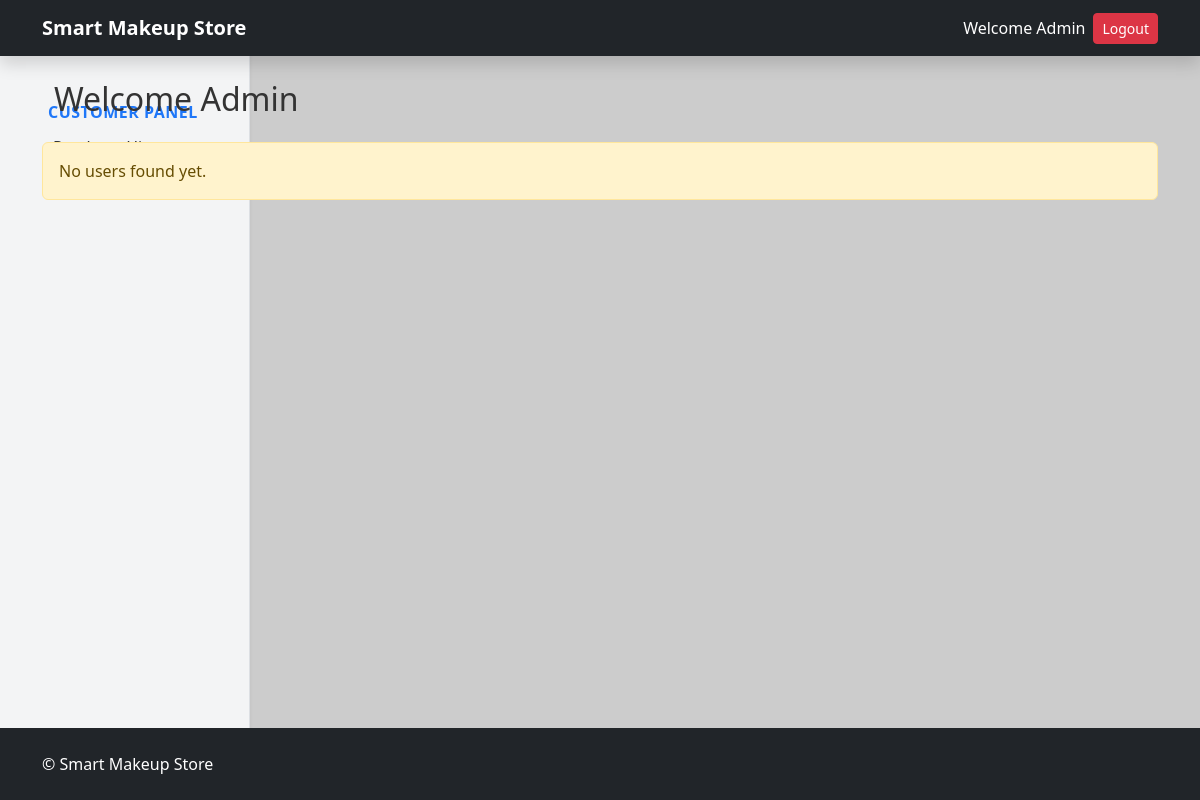
/customers/my-profile/ (signed in), run on an earlier commit of the app's database.
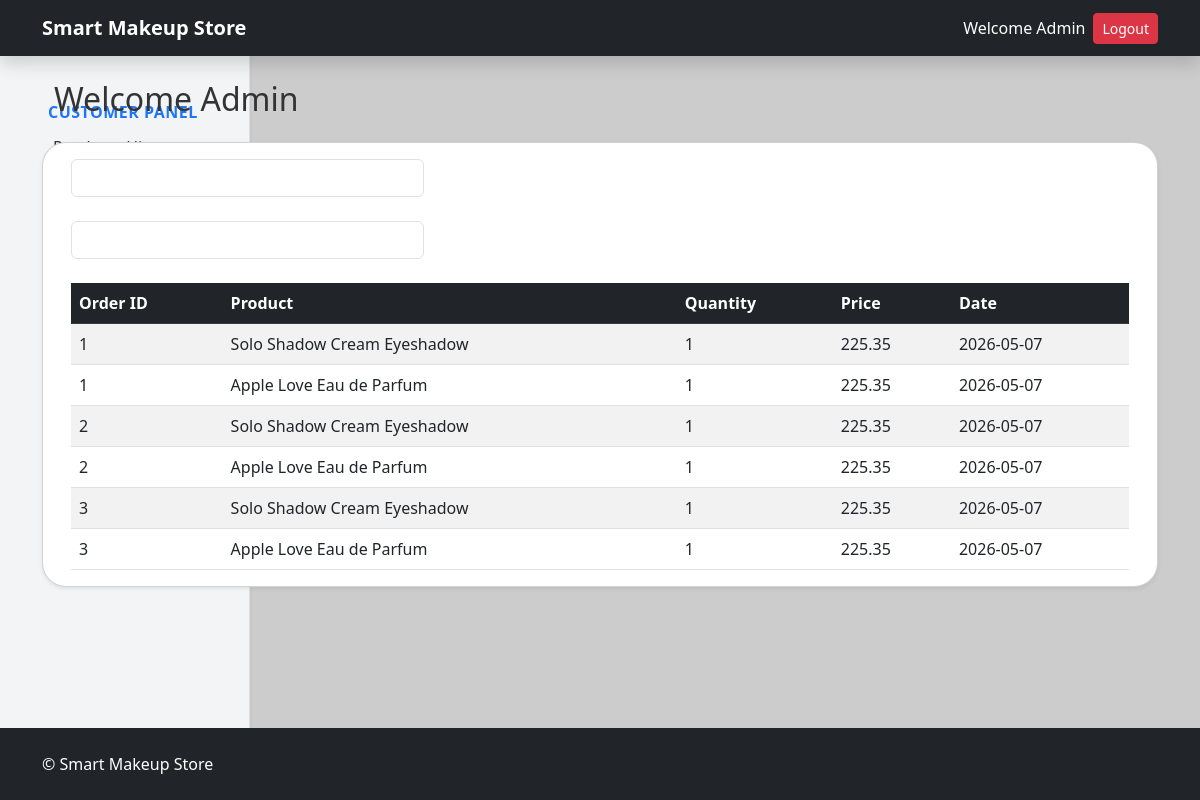
And on a later commit of the database.
### tables this page shows
CREATE TABLE order_products (
            order_product_id INTEGER PRIMARY KEY AUTOINCREMENT,
            order_id INTEGER NOT NULL,
            product_id INTEGER NOT NULL,
            order_product_quantity INTEGER NOT NULL,
            order_product_unit_price REAL DEFAULT NULL,
            FOREIGN KEY(order_id) REFERENCES orders(order_id),
            FOREIGN KEY(product_id) REFERENCES products(product_id)
        );

CREATE TABLE products (
            product_id INTEGER PRIMARY KEY AUTOINCREMENT,
            category_id INTEGER DEFAULT NULL,
            product_name TEXT NOT NULL,
            product_description TEXT DEFAULT NULL,
            product_price REAL NOT NULL,
            product_company TEXT,
            product_stock_quantity INTEGER DEFAULT 0,
            product_created_at DATETIME DEFAULT CURRENT_TIMESTAMP,
            product_updated_at DATETIME,
            FOREIGN KEY(category_id) REFERENCES categories(category_id)
        );

CREATE TABLE orders (
            order_id INTEGER PRIMARY KEY AUTOINCREMENT,
            user_id INTEGER,
            order_total REAL NOT NULL,
            payment_method TEXT,
            order_status TEXT DEFAULT 'PENDING',
            order_created_at DATETIME DEFAULT CURRENT_TIMESTAMP, customer_email TEXT,
            FOREIGN KEY(user_id) REFERENCES users(user_id)
        );

### routes/store.py (the view)
@app.route('/customers/my-profile/')
def customersDashboard():
    storeDb = db.getDB()
    orders = storeDb.execute('''
        Select *, DATE(o.order_created_at) as date  from orders o
            LEFT JOIN order_products op  on op.order_id = o.order_id
            LEFT JOIN products p on op.product_id = p.product_id
            WHERE o.user_id = ?
        ''', (session['user_id'],)).fetchall()
    return render_template('customerDashboard.html', user_orders = orders)

### models/database.py (called while the page is built)
def getDB():
    conn = sqlite3.connect('store.db', check_same_thread=False)
    conn.row_factory = sqlite3.Row
    return conn

### templates/customerDashboard.html
{% extends "base.html" %} {% block content %}
<div class="container-fluid">
  <div class="row">
    {% include "customerSidebar.html" with context %}
    <div
      class="col-md-9 l-4 col-lg-10"
      data-bs-spy="scroll"
      data-bs-target="#navbar-example3"
      data-bs-offset="100"
      tabindex="0"
    >
      <h2 class="mb-4">Welcome {{session['user_first_name']}}</h2>
    </div>
    {% if user_orders|length == 0 %}
    <div class="alert alert-warning">No users found yet.</div>
    {% else %}
    <div class="card shadow-sm">
      <div class="card-body p-3">
        {% include "dateRangePickerItems.html" with context %}
        <table class="table table-striped table-hover mb-0">
          <thead class="table-dark">
            <tr>
              <th>Order ID</th>
              <th>Product</th>
              <th>Quantity</th>
              <th>Price</th>
              <th>Date</th>
            </tr>
          </thead>
          <tbody id="tableBody">
            {% for order in user_orders %}
            <tr>
              <td>{{ order.order_id }}</td>
              <td>{{ order.product_name }}</td>
              <td>{{ order.order_product_quantity }}</td>
              <td>{{ order.order_total }}</td>
              <td>{{ order.date }}</td>
            </tr>
            {% endfor %}
          </tbody>
        </table>
      </div>
    </div>
    {% endif %}
  </div>
</div>
{% endblock %}

### templates/base.html (shortened to what this page needs)
<!doctype html>
<html>
  <head>
    <link href="https://cdn.jsdelivr.net/npm/bootstrap@5.3.0/dist/css/bootstrap.min.css" rel="stylesheet"/>
    <link href="https://cdn.jsdelivr.net/npm/bootstrap-icons@1.11.1/font/bootstrap-icons.css" rel="stylesheet">
    <link rel="stylesheet" href="{{ url_for('static', filename='css/00-Global-Styles.css') }}">
  </head>
  <body>
    <main>
        <nav class="navbar navbar-expand-lg navbar-dark bg-dark shadow">
        <div class="container">
            <a class="navbar-brand" href="{{ url_for('store.storeIndex') }}">
            <b>Smart Makeup Store</b>
            </a>
          <div class="ms-auto text-white d-flex align-items-center">
            {% if session.get('user_first_name') %}
              <span class="me-2">Welcome {{ session.get('user_first_name') }}</span>
              <form method="GET" action="{{ url_for('store.logout') }}">
                <button type="submit" class="btn btn-danger btn-sm">Logout</button>
              </form>
                {% endif %}
            </div>
            </div>
        </nav>
      <div class="container mt-4">{% block content %}{% endblock %}</div>
      <footer class="bg-dark text-white py-4 mt-auto">
        <div class="container d-flex justify-content-between align-items-center">
            <span>&copy; {{ current_year }} Smart Makeup Store</span>
        </div>
      </footer>
    </main>
  </body>
</html>

### templates/customerSidebar.html (shortened to what this page needs)
<nav
  class="admin-sidebar col-md-3 col-lg-2 d-md-block bg-light vh-100 border-end shadow-sm"
>
  <div class="position-sticky top-0 pt-4 pb-4 px-2">
    <nav class="nav flex-column">
      <a
        class="nav-link px-2 py-1 rounded"
        href="{{ url_for('store.customersDashboard',user_id = session['user_id']) }}"
      >
        <span class="text-primary fw-bold mb-2">Customer Panel</span>
      </a>
      <button
        class="btn btn-toggle align-items-center rounded collapsed"
        data-bs-toggle="collapse"
        data-bs-target="#dashboard-collapse"
        aria-expanded="false"
        style="text-align: left"
      >
      </button>
      <br />
    </nav>
  </div>
</nav>

### templates/dateRangePickerItems.html (shortened to what this page needs)
<link
  rel="stylesheet"
  type="text/css"
  href="https://cdn.jsdelivr.net/npm/daterangepicker/daterangepicker.css"
/>
<div class="col-md-4 mb-4">
  <input class="form-control" type="text" name="daterange" />
</div>
<div class="col-md-4 mb-4">
  <input type="search" class="form-control" id="searchBar" />
</div>

### static/css/00-Global-Styles.css (style rules this page uses)
body, html { background-color: #ccc !important; color: #333; display: flex; flex-direction: column; margin: 0; padding: 0; min-height: 100vh; }
nav { position: absolute; top: 0px; }
.card { border-radius: 1.5rem !important; }
footer { background-color: #2e62c4; color: #fff; padding: 1rem 0; flex-shrink: 0; text-align: center; position: absolute; bottom: 0; width: 100%; }
.admin-sidebar { position: absolute; top: 0; left: 0; min-height: 100vh; max-height: 100%; width: 250px; padding: 6rem 2rem; z-index: -1; opacity: 0.9; }
main { position: absolute; z-index: 1; min-height: 100vh; max-height: 100%; min-width: 100vw; max-width: 100%; padding: 0; margin: 0; overflow: hidden; }
.admin-sidebar .nav-link { color: #343a40; font-size: 0.95rem; transition: background-color 0.2s, color 0.2s; }
.admin-sidebar span.text-primary { font-size: 1rem; text-transform: uppercase; letter-spacing: 0.5px; }

What changed in the data, as far as the page shows it:
added order_products: order_id "1", product_name "Solo Shadow Cream Eyeshadow", order_product_quantity "1", order_total "225.35", date "2026-05-07"
added order_products: order_id "1", product_name "Apple Love Eau de Parfum", order_product_quantity "1", order_total "225.35", date "2026-05-07"
added order_products: order_id "2", product_name "Solo Shadow Cream Eyeshadow", order_product_quantity "1", order_total "225.35", date "2026-05-07"
added order_products: order_id "2", product_name "Apple Love Eau de Parfum", order_product_quantity "1", order_total "225.35", date "2026-05-07"
added order_products: order_id "3", product_name "Solo Shadow Cream Eyeshadow", order_product_quantity "1", order_total "225.35", date "2026-05-07"
added order_products: order_id "3", product_name "Apple Love Eau de Parfum", order_product_quantity "1", order_total "225.35", date "2026-05-07"
Also different on the page:
text no longer shown: "No users found yet."
text now shown: "Order ID Product Quantity Price Date"
